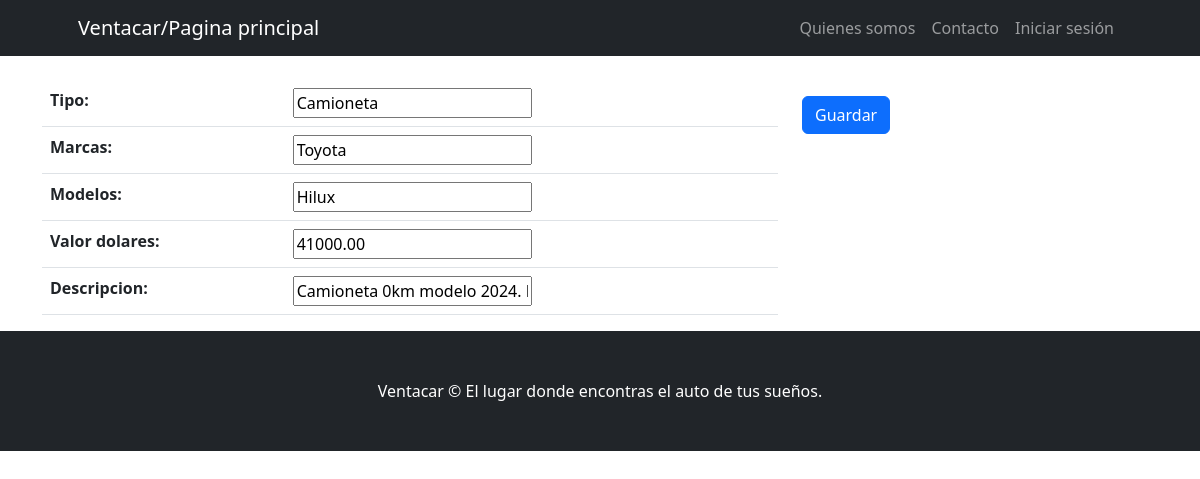
/vehiculos/vehiculo/editar/14, run on an earlier commit of the app's database.
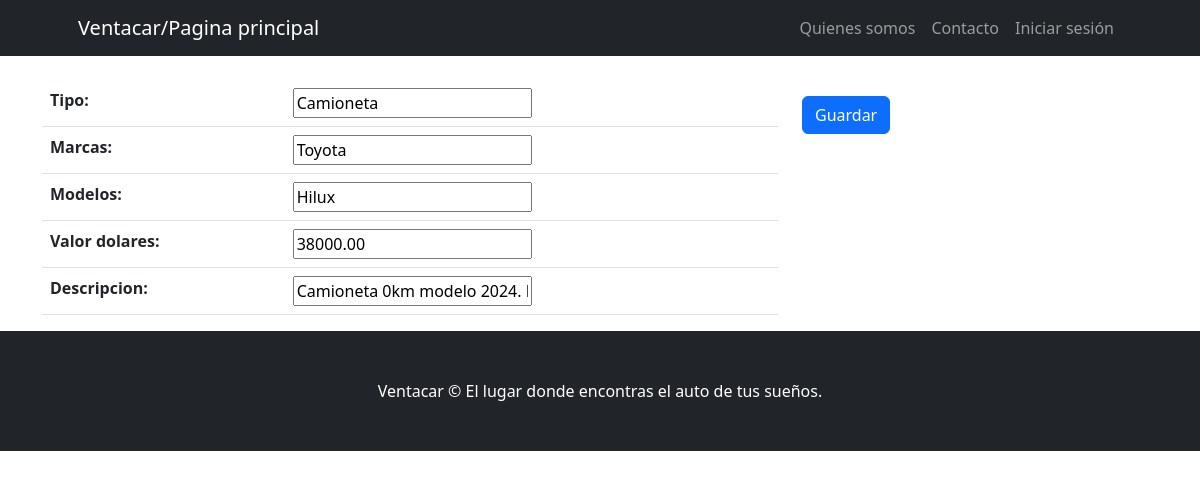
And on a later commit of the database.
### vehiculos/models.py (models this page shows, shortened)
class Ver_vehiculos(models.Model):
    tipo = models.CharField(max_length=30)
    modelos = models.CharField(max_length=30)
    marcas = models.CharField(max_length=30)
    valor_dolares = models.DecimalField(max_digits=10, decimal_places=2, null = True)
    descripcion = models.CharField(max_length=400, null=True)
    class Meta:
        verbose_name = "Ver Vehículo"
        verbose_name_plural = "Ver Vehículos"

### vehiculos/views.py (the view)
# urls.py: path('vehiculo/editar/<int:pk>', Ver_vehiculosUpdate.as_view(), name='editar_vehiculo'),
class Ver_vehiculosUpdate(UpdateView):
    model = Ver_vehiculos
    form_class = Ver_vehiculosform
    template_name = "vehiculos/lista_vehiculos_form.html"
    success_url = reverse_lazy("vehiculos:lista_vehiculos")

### vehiculos/forms.py
class Ver_vehiculosform(forms.ModelForm):
    class Meta:
        model = models.Ver_vehiculos
        fields = ["tipo","marcas","modelos", "valor_dolares", "descripcion"]

### vehiculos/templates/vehiculos/lista_vehiculos_form.html (shortened to what this page needs)
{% extends 'core/base.html' %}
{% block content %}
<form method="post" class="mt-4">
    <div class="container">
        <div class="row">
            <div class="col-md-8">
                <div class="table-responsive">
                    <table class="table">
                        {{ form.as_table }}
                    </table>
                </div>
            </div>
            <div class="col-md-4">
                <button type="submit" class="btn btn-primary btn-block mt-3">Guardar</button>
            </div>
        </div>
    </div>
</form>
{% endblock content %}

What changed in the data, as far as the page shows it:
changed Ver_vehiculos "Camioneta": valor_dolares "41000.00" → "38000.00"
